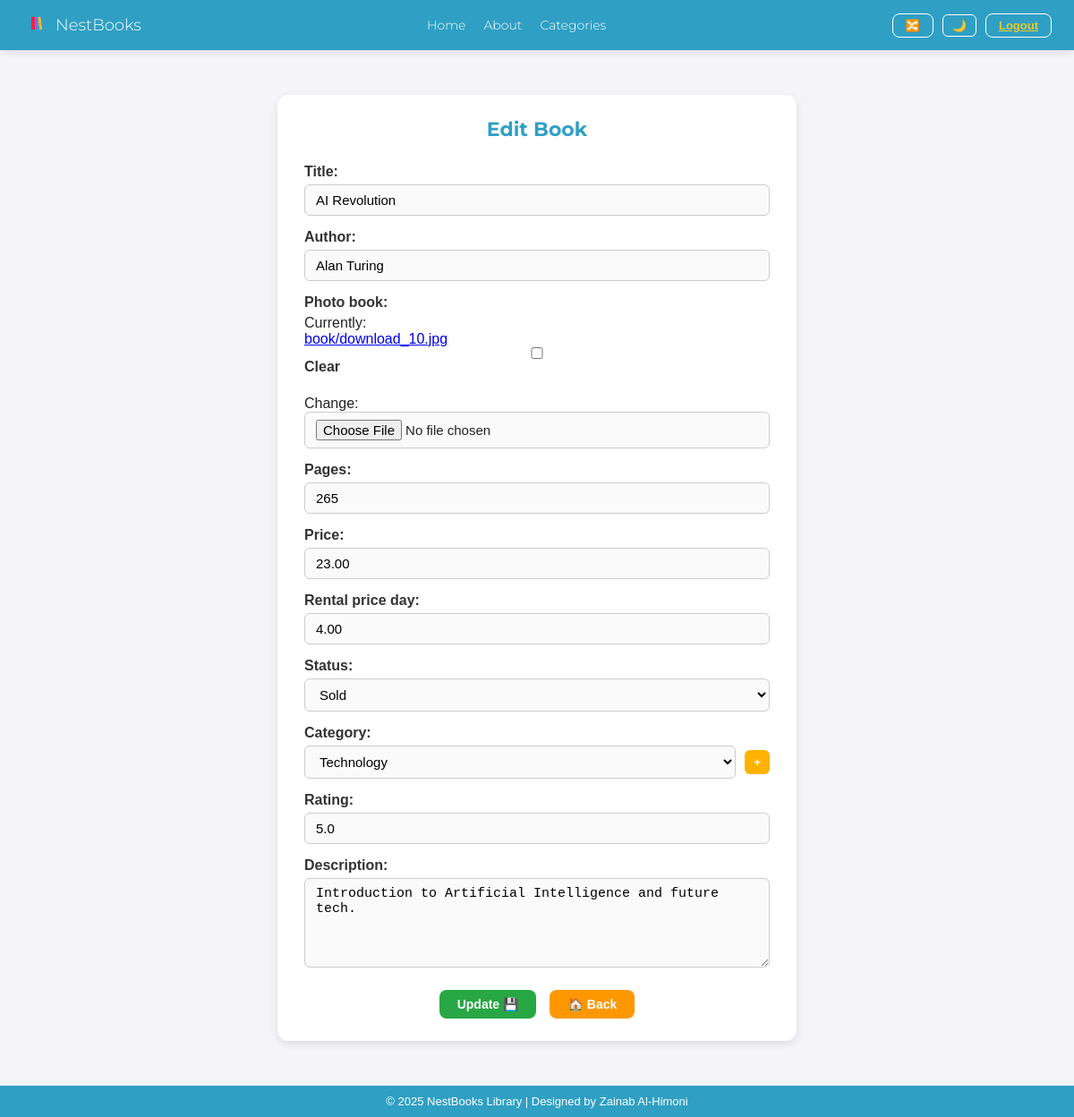
The page /books/edit/19/ (signed in) on the database as committed earlier.
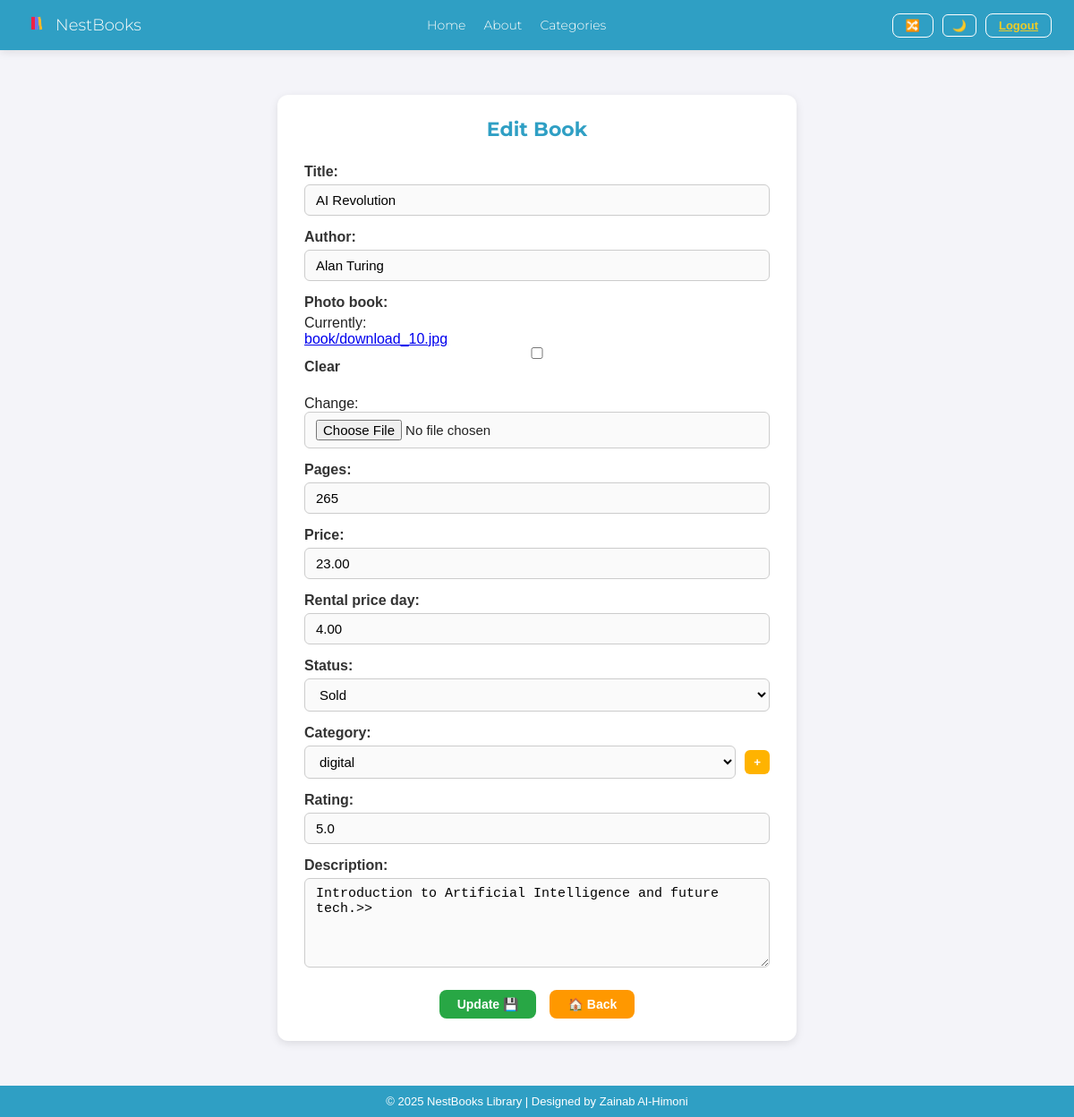
The same page on the database as committed later.
### lms_app/models.py (models this page shows, shortened)
class Book(models.Model):
    STATUS_BOOK = [
        ('available', 'Available'),
        ('rental', 'Rental'),
        ('sold', 'Sold'),
    ]
    title = models.CharField(max_length=250)
    author = models.CharField(max_length=250, null=True, blank=True)
    photo_book = models.ImageField(upload_to='book', null=True, blank=True)
    pages = models.IntegerField(null=True, blank=True)
    price = models.DecimalField(max_digits=5, decimal_places=2, null=True, blank=True)
    rental_price_day = models.DecimalField(max_digits=5, decimal_places=2, null=True, blank=True)
    status = models.CharField(max_length=50, choices=STATUS_BOOK, null=True, blank=True)
    category = models.ForeignKey(Category, on_delete=models.PROTECT, null=True, blank=True)
    rating = models.FloatField(default=0)
    description = models.TextField(blank=True, null=True)

### lms_app/views.py (the view)
# urls.py: path('books/edit/<int:book_id>/', login_required(views.edit_book), name='edit_book'),
@login_required
def edit_book(request, book_id):
    book = get_object_or_404(Book, id=book_id)
    my_books = request.session.get('my_books', [])
    if not request.user.is_superuser and book.id not in my_books:
        return redirect('home')
    if request.method == 'POST':
        form = BookForm(request.POST, request.FILES, instance=book)
        if form.is_valid():
            form.save()
            return redirect('home')
    else:
        form = BookForm(instance=book)
    return render(request, 'books/add_book.html', {
        'form': form,
        'is_edit': True,
        'book': book
    })

### lms_app/forms.py
class BookForm(forms.ModelForm):
    rating = forms.DecimalField(
        required=False,
        min_value=0,
        max_value=5,
        decimal_places=1,
        max_digits=3,
        widget=forms.NumberInput(attrs={
            'placeholder': 'Enter rating ( 0 - 5)',
            'step': '0.1',
        })
    )
    class Meta:
        model = Book
        fields = ['title', 'author', 'photo_book', 'pages', 'price',
                  'rental_price_day', 'status', 'category', 'rating', 'description']

### lms_app/models.py (called while the page is built)
    def __str__(self):
        return self.name

### lms_app/templates/books/add_book.html (shortened to what this page needs)
{% extends 'base.html' %}
{% block content %}
<div class="manage-container">
    <div class="book-form">
        <h2>{% if is_edit %}Edit Book{% else %}Add New Book{% endif %}</h2>
        <form method="POST" enctype="multipart/form-data">
            {% for field in form %}
                {% if field.name == 'category' %}
                    <div class="form-row">
                        {{ field.label_tag }}
                        <div class="category-row">
                            {{ field }}
                            <button type="button"
                                    class="add-category-btn"
                                    onclick="window.location.href='{% url 'add_category' %}?next={{ request.path }}'">+
                            </button>
                        </div>
                    </div>
                {% else %}
                    <div class="form-row">
                        {{ field.label_tag }}
                        {{ field }}
                    </div>
                {% endif %}
            {% endfor %}
            <div class="button-group">
                <button type="submit" class="btn btn-green">
                    {% if is_edit %}Update 💾{% else %}Save 💾{% endif %}
                </button>
                <a href="{% url 'home' %}" class="btn btn-orange">🏠 Back</a>
            </div>
        </form>
    </div>
</div>
{% endblock %}

Rows that differ between the two databases and show on the page:
changed Book "AI Revolution": category "Technology" → "digital"; description "Introduction to Artificial Intelligence and future tech." → "Introduction to Artificial Intelligence and future tech.>>"
